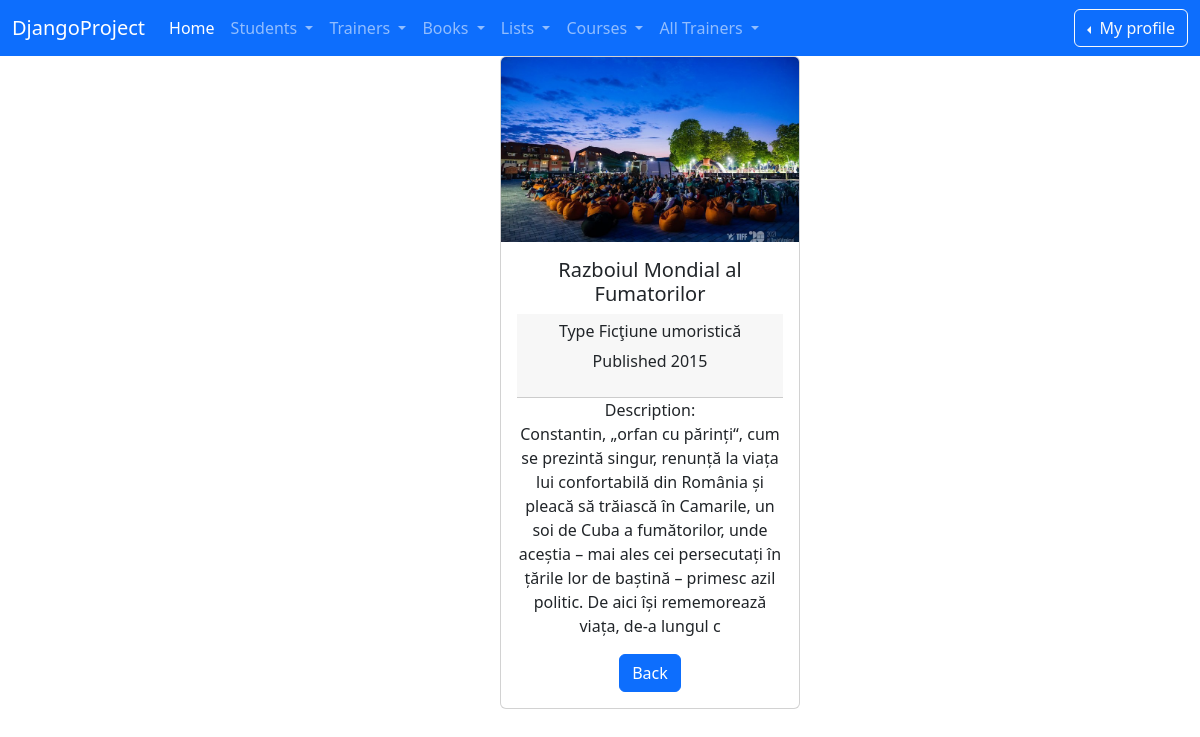
/detail_book/1/ (signed in), run on the app's committed database.
### book/models.py (models this page shows)
class Book(models.Model):
    book_name = models.CharField(max_length=45)
    author_first_name = models.CharField(max_length=30)
    author_last_name = models.CharField(max_length=30)
    book_year = models.CharField(max_length=4)
    book_type = models.CharField(max_length=30)
    book_rating = models.DecimalField(max_digits=4, decimal_places=2)
    book_available = models.BooleanField(default=True)
    book_quantity = models.IntegerField()
    book_description = models.TextField(max_length=300)
    image = models.ImageField(upload_to='book_images/', null=True, blank=True)
    created_at = models.DateTimeField(auto_now_add=True)
    updated_at = models.DateTimeField(auto_now=True)
    def __str__(self):
        return f"{self.book_name}-{self.author_first_name} {self.author_last_name}"

### book/views.py (the view)
# urls.py: path('detail_book/<int:pk>/', views.BookDetailView.as_view(), name='detail-book'),
class BookDetailView(LoginRequiredMixin, PermissionRequiredMixin, DetailView):
    template_name = 'book/detail_book.html'
    model = Book
    permission_required = 'book.detail_b'

### djangoProject/context_processors.py (called while the page is built)
def get_all_trainers(request):
    return {'trainers': Trainer.objects.all()}

### trainer/models.py (called while the page is built)
    def __str__(self):
        return f"{self.first_name} {self.last_name}"

### templates/book/detail_book.html (shortened to what this page needs)
{% extends 'base.html' %}
{% block content %}
    <div class="col-md-3 offset-md-5">
        <div class="card text-center">
            <img src="{{ book.image.url }}" class="card-img-top" alt="..." width="500px">
            <div class="card-body">
                <h5 class="card-title">{{ book.book_name }}</h5>
                <div class="card-header">
                    <h6> Type {{ book.book_type }} </h6>
                    <p> Published {{ book.book_year }}</p>
                </div>
                <p class="card-text">Description:<br>
                    {{ book.book_description }}</p>
                <a href="{% url 'list-of-books' %}" class="btn btn-primary">Back</a>
            </div>
        </div>
    </div>
{% endblock %}

### data on the page
Book: image (picture), book_name "Razboiul Mondial al Fumatorilor", book_type "Ficţiune umoristică", book_year "2015", book_description "Constantin, „orfan cu părinți“, cum se prezintă singur, renunță la viața lui confortabilă din România și pleacă să trăiască în Camarile, un soi de Cuba a fumătorilor, unde aceștia – mai ales cei persecutați în țările lor de baștină – primesc azil politic. De aici își rememorează viața, de-a lungul c"
